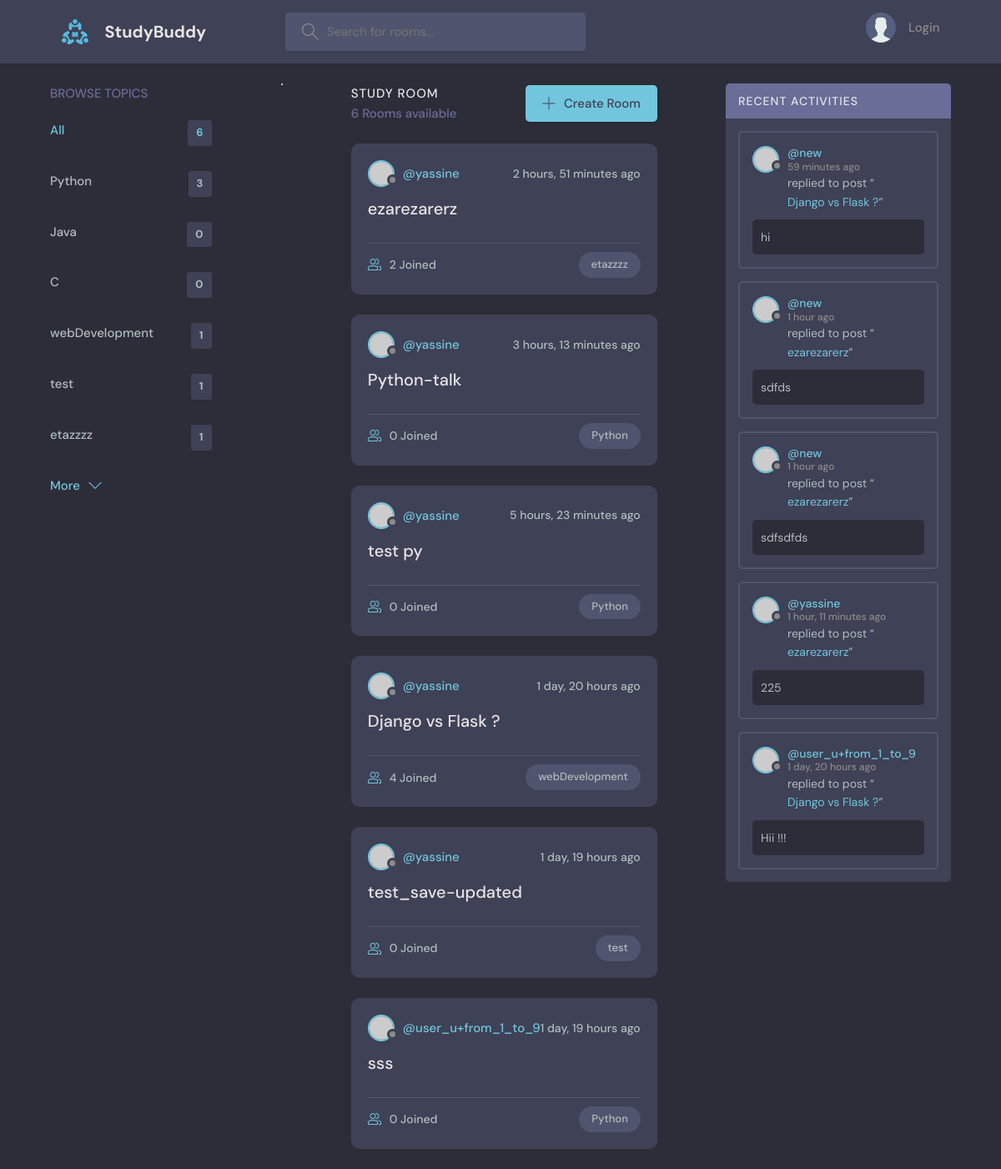
The page / on the database its author committed.
### base/models.py (models this page shows, shortened)
class Topic(models.Model):
    name = models.CharField(max_length=200)

class Room(models.Model):
    host = models.ForeignKey(User, on_delete=models.SET_NULL, null=True)
    topic =  models.ForeignKey(Topic, on_delete=models.SET_NULL, null=True)
    name = models.CharField(max_length=200)
    description = models.TextField(null=True, blank=True)
    participants = models.ManyToManyField(User,related_name='participants',blank=True)
    updated = models.DateTimeField(auto_now=True)
    created = models.DateTimeField(auto_now_add=True)
    class Meta:
        ordering = ['-updated','-created']
    def __str__(self):
        return self.name

class Message(models.Model):
    user = models.ForeignKey(User,on_delete=models.CASCADE)
    room = models.ForeignKey(Room, on_delete=models.CASCADE)
    body = models.TextField()
    updated = models.DateTimeField(auto_now=True)
    created = models.DateTimeField(auto_now_add=True)
    class Meta:
        ordering = ['-updated','-created']

### base/views.py (the view)
# urls.py: path('',views.home, name="home"),
def home(request):
    q = request.GET.get('q') if request.GET.get('q')!= None else ''
    rooms = Room.objects.filter(
        Q(topic__name__icontains=q) |
        Q(name__icontains=q) |
        Q(description__icontains=q)
        )
    topics = Topic.objects.all()
    room_count = rooms.count()
    room_messages= Message.objects.filter(Q(room__topic__name__icontains=q))
    context = {'rooms': rooms,'topics':topics,'room_count':room_count, 'room_messages':room_messages}
    return render(request,'base/home.html', context)

### base/templates/base/home.html (shortened to what this page needs)
{% extends 'main.html' %}
{% block content %}
    <main class="layout layout--3">
      <div class="container">
        {% include 'base/topics_component.html' %}
        <div class="roomList">
          <div class="roomList__header">
            <div>
              <h2>Study Room</h2>
              <p>{{room_count}} Rooms available</p>
            </div>
            <a class="btn btn--main" href="{% url 'create-room' %}">
              <svg version="1.1" xmlns="http://www.w3.org/2000/svg" width="32" height="32" viewBox="0 0 32 32">
                <title>add</title>
                <path
                  d="M16.943 0.943h-1.885v14.115h-14.115v1.885h14.115v14.115h1.885v-14.115h14.115v-1.885h-14.115v-14.115z"
                ></path>
              </svg>
              Create Room
            </a>
          </div>
          <div>
          {% include 'base/feed_component.html' %}
        </div>
        </div>
       {% include 'base/activity_component.html' %}
      </div>
    </main>
{% endblock content %}

### base/templates/base/topics_component.html
<div class="topics">
    <div class="topics__header">
      <h2>Browse Topics</h2>
    </div>
    <ul class="topics__list">
      <li>
        <a href="{% url 'home' %}" class="active">All <span>{{topics.count}}</span></a>
      </li>
      {% for topic in topics %}
      <li>
        <a href="{% url 'home' %}?q={{topic.name}}">{{topic.name}} <span>{{topic.room_set.all.count}}</span></a>
      </li>
      {% endfor %}
    </ul>
    <a class="btn btn--link" href="topics.html">
      More
      <svg version="1.1" xmlns="http://www.w3.org/2000/svg" width="32" height="32" viewBox="0 0 32 32">
        <title>chevron-down</title>
        <path d="M16 21l-13-13h-3l16 16 16-16h-3l-13 13z"></path>
      </svg>
    </a>
  </div>
<hr>

### base/templates/base/feed_component.html (shortened to what this page needs)
{% for room in rooms %}
<div class="roomListRoom">
    <div class="roomListRoom__header">
      <a href="{% url 'user-profile' room.host.id %}" class="roomListRoom__author">
        <div class="avatar avatar--small">
          <img src="https://randomuser.me/api/portraits/women/11.jpg" />
        </div>
        <span>@{{room.host.username}}</span>
      </a>
      <div class="roomListRoom__actions">
        <span>{{room.created|timesince}} ago</span>
      </div>
    </div>
    <div class="roomListRoom__content">
      <a href="{% url 'room' room.id %}">{{room.name}}</a>
    </div>
    <div class="roomListRoom__meta">
      <a href="{% url 'room' room.id %}" class="roomListRoom__joined">
        {{room.participants.all.count}} Joined
      </a>
      <p class="roomListRoom__topic">{{room.topic.name}}</p>
    </div>
  </div>
  {% endfor %}

### base/templates/base/activity_component.html (shortened to what this page needs)
 <div class="activities">
    <div class="activities__header">
      <h2>Recent Activities</h2>
    </div>
    {% for message in room_messages%}
    <div class="activities__box">
      <div class="activities__boxHeader roomListRoom__header">
        <a href="{% url 'user-profile' message.user.id %}" class="roomListRoom__author">
          <div class="avatar avatar--small">
            <img src="https://randomuser.me/api/portraits/women/11.jpg" />
          </div>
          <p>
            @{{message.user}}
            <span>{{message.created | timesince}}  ago</span>
          </p>
        </a>
      </div>
      <div class="activities__boxContent">
        <p>replied to post “<a href="{% url 'room' message.room.id %}">{{message.room}}</a>”</p>
        <div class="activities__boxRoomContent">
         {{message.body}}
        </div>
      </div>
    </div>
    {% endfor %}
  </div>

### rows shown on the page
Topic: name "Python", room_set.all.count "3"
Topic: name "Java", room_set.all.count "0"
Topic: name "C", room_set.all.count "0"
Topic: name "webDevelopment", room_set.all.count "1"
Topic: name "test", room_set.all.count "1"
Topic: name "etazzzz", room_set.all.count "1"
Room: host.username "yassine", created "2 hours, 51 minutes", name "ezarezarerz", participants.all.count "2", topic.name "etazzzz"
Room: host.username "yassine", created "3 hours, 13 minutes", name "Python-talk", participants.all.count "0", topic.name "Python"
Room: host.username "yassine", created "5 hours, 23 minutes", name "test py", participants.all.count "0", topic.name "Python"
Room: host.username "yassine", created "1 day, 20 hours", name "Django vs Flask ?", participants.all.count "4", topic.name "webDevelopment"
Room: host.username "yassine", created "1 day, 19 hours", name "test_save-updated", participants.all.count "0", topic.name "test"
Room: host.username "user_u+from_1_to_9", created "1 day, 19 hours", name "sss", participants.all.count "0", topic.name "Python"
Message: user "new", created "59 minutes", room "Django vs Flask ?", body "hi"
Message: user "new", created "1 hour", room "ezarezarerz", body "sdfds"
Message: user "new", created "1 hour", room "ezarezarerz", body "sdfsdfds"
Message: user "yassine", created "1 hour, 11 minutes", room "ezarezarerz", body "225"
Message: user "user_u+from_1_to_9", created "1 day, 20 hours", room "Django vs Flask ?", body "Hii !!!"

### other values the page prints
{{ topics.count }} "6"
{{ room_count }} "6"
